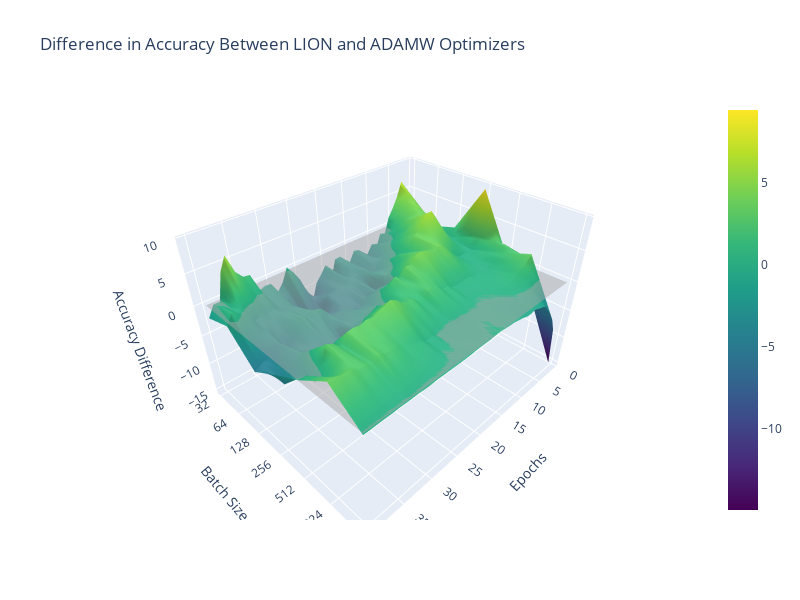

Notebook source saved alongside this figure:
### Code cell
import json
import numpy as np
import plotly.graph_objs as go

# File names
file_names = [
    "adamW_batchSize_ablation_valid_accuracy.json",
    "lion_batchSize_ablation_valid_accuracy.json"
]

# Initialize lists to store data for both files
data_adamW = []
data_lion = []

# Load data from both files
for file_name in file_names:
    with open(f'{file_name}', 'r') as file:
        data = json.load(file)
        if "adamW" in file_name:
            data_adamW = [values for lr, values in data.items()]
        elif "lion" in file_name:
            data_lion = [values for lr, values in data.items()]
""
# Convert the accuracy data to 2D NumPy arrays
accuracy_data_adamW = np.array(data_adamW)
accuracy_data_lion = np.array(data_lion)

# Calculate the difference
accuracy_difference = accuracy_data_lion - accuracy_data_adamW


# Create a 2D grid for X and Y (epochs and Batch Sizes)
epochs = np.arange(1, len(accuracy_difference[0]) + 1)
learning_rates = np.array([str(lr) for lr in data.keys()])


# Create a trace for the 3D surface plot of the difference
trace_diff = go.Surface(x=epochs, y=learning_rates,
                        z=accuracy_difference, colorscale='Viridis')


# Create a trace for the light shape plane at z = 0
z_zero_plane = np.zeros(accuracy_difference.shape)
trace_zero_plane = go.Surface(
    x=epochs,
    y=learning_rates,
    z=z_zero_plane,
    colorscale='Greys',
    showscale=False,
    opacity=0.5
)


# Create a layout for the plot
layout_diff = go.Layout(
    scene=dict(
        xaxis=dict(title='Epochs'),
        yaxis=dict(title='Batch Size'),
        zaxis=dict(title='Accuracy Difference'),
    ),
    title='Difference in Accuracy Between LION and ADAMW Optimizers',
    width=800,  # Set the width of the plot
    height=600,  # Set the height of the plot
)

# Create a figure and add the traces with the layouts
fig_diff = go.Figure(data=[trace_diff, trace_zero_plane], layout=layout_diff)
fig_diff.show()

### Figure 1 — Plotly figure (JSON) as saved in the notebook; plotly's stock layout.template omitted (floating-point values rounded to 4 significant figures; data arrays with more than 128 entries replaced by an {"elided": "..."} marker saying what was removed)
{"data": [{"colorscale": [[0, "#440154"], [0.1111, "#482878"], [0.2222, "#3e4989"], [0.3333, "#31688e"], [0.4444, "#26828e"], [0.5556, "#1f9e89"], [0.6667, "#35b779"], [0.7778, "#6ece58"], [0.8889, "#b5de2b"], [1, "#fde725"]], "type": "surface", "x": [1, 2, 3, 4, 5, 6, 7, 8, 9, 10, 11, 12, 13, 14, 15, 16, 17, 18, 19, 20, 21, 22, 23, 24, 25, 26, 27, 28, 29, 30, 31, 32, 33, 34, 35, 36, 37, 38, 39, 40], "y": ["32", "64", "128", "256", "512", "1024", "2048"], "z": {"elided": "7x40 float values"}}, {"colorscale": [[0, "rgb(255,255,255)"], [0.125, "rgb(240,240,240)"], [0.25, "rgb(217,217,217)"], [0.375, "rgb(189,189,189)"], [0.5, "rgb(150,150,150)"], [0.625, "rgb(115,115,115)"], [0.75, "rgb(82,82,82)"], [0.875, "rgb(37,37,37)"], [1, "rgb(0,0,0)"]], "opacity": 0.5, "showscale": false, "type": "surface", "x": [1, 2, 3, 4, 5, 6, 7, 8, 9, 10, 11, 12, 13, 14, 15, 16, 17, 18, 19, 20, 21, 22, 23, 24, 25, 26, 27, 28, 29, 30, 31, 32, 33, 34, 35, 36, 37, 38, 39, 40], "y": ["32", "64", "128", "256", "512", "1024", "2048"], "z": {"elided": "7x40 int values"}}], "layout": {"height": 600, "scene": {"xaxis": {"title": {"text": "Epochs"}}, "yaxis": {"title": {"text": "Batch Size"}}, "zaxis": {"title": {"text": "Accuracy Difference"}}}, "title": {"text": "Difference in Accuracy Between LION and ADAMW Optimizers"}, "width": 800}}
